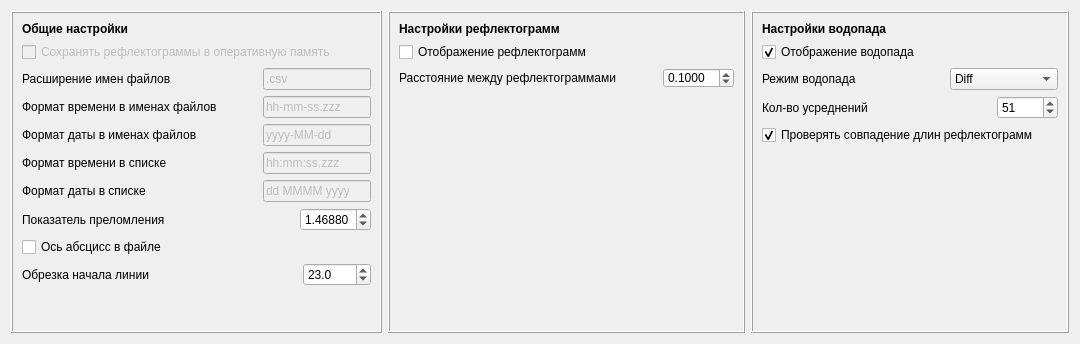
<?xml version="1.0" encoding="UTF-8"?>
<ui version="4.0">
 <class>WaterfallSets</class>
 <widget class="QWidget" name="WaterfallSets">
  <property name="geometry">
   <rect>
    <x>0</x>
    <y>0</y>
    <width>1080</width>
    <height>344</height>
   </rect>
  </property>
  <property name="windowTitle">
   <string>Form</string>
  </property>
  <layout class="QHBoxLayout" name="horizontalLayout">
   <item>
    <widget class="QFrame" name="frame_4">
     <property name="frameShape">
      <enum>QFrame::Box</enum>
     </property>
     <property name="frameShadow">
      <enum>QFrame::Raised</enum>
     </property>
     <layout class="QVBoxLayout" name="verticalLayout_5">
      <item>
       <widget class="QLabel" name="label_6">
        <property name="maximumSize">
         <size>
          <width>16777215</width>
          <height>20</height>
         </size>
        </property>
        <property name="font">
         <font>
          <weight>75</weight>
          <bold>true</bold>
         </font>
        </property>
        <property name="text">
         <string>Общие настройки</string>
        </property>
       </widget>
      </item>
      <item>
       <widget class="QCheckBox" name="save_all_refls_gui">
        <property name="enabled">
         <bool>false</bool>
        </property>
        <property name="toolTip">
         <string>&lt;html&gt;&lt;head/&gt;&lt;body&gt;&lt;p&gt;Во включенном состоянии программа ускоряет вычисления за счёт увеличения объёма оперативной памяти и редкого обращения к файловой системе компьютера.&lt;/p&gt;&lt;p&gt;&lt;span style=&quot; font-weight:600;&quot;&gt;Примечание: &lt;/span&gt;Начинает работу только после выбора новой папки.&lt;/p&gt;&lt;/body&gt;&lt;/html&gt;</string>
        </property>
        <property name="text">
         <string>Сохранять рефлектограммы в оперативную память</string>
        </property>
        <property name="checked">
         <bool>false</bool>
        </property>
       </widget>
      </item>
      <item>
       <layout class="QHBoxLayout" name="horizontalLayout_6">
        <item>
         <widget class="QLabel" name="label_7">
          <property name="maximumSize">
           <size>
            <width>180</width>
            <height>16777215</height>
           </size>
          </property>
          <property name="text">
           <string>Расширение имен файлов</string>
          </property>
         </widget>
        </item>
        <item>
         <spacer name="horizontalSpacer_5">
          <property name="orientation">
           <enum>Qt::Horizontal</enum>
          </property>
          <property name="sizeHint" stdset="0">
           <size>
            <width>40</width>
            <height>20</height>
           </size>
          </property>
         </spacer>
        </item>
        <item>
         <widget class="QLineEdit" name="format_files_gui">
          <property name="enabled">
           <bool>false</bool>
          </property>
          <property name="sizePolicy">
           <sizepolicy hsizetype="Minimum" vsizetype="Fixed">
            <horstretch>0</horstretch>
            <verstretch>0</verstretch>
           </sizepolicy>
          </property>
          <property name="text">
           <string>.csv</string>
          </property>
         </widget>
        </item>
       </layout>
      </item>
      <item>
       <layout class="QHBoxLayout" name="horizontalLayout_7">
        <item>
         <widget class="QLabel" name="label_8">
          <property name="maximumSize">
           <size>
            <width>210</width>
            <height>16777215</height>
           </size>
          </property>
          <property name="text">
           <string>Формат времени в именах файлов</string>
          </property>
         </widget>
        </item>
        <item>
         <spacer name="horizontalSpacer_4">
          <property name="orientation">
           <enum>Qt::Horizontal</enum>
          </property>
          <property name="sizeHint" stdset="0">
           <size>
            <width>40</width>
            <height>20</height>
           </size>
          </property>
         </spacer>
        </item>
        <item>
         <widget class="QLineEdit" name="time_format_file_gui">
          <property name="enabled">
           <bool>false</bool>
          </property>
          <property name="sizePolicy">
           <sizepolicy hsizetype="Minimum" vsizetype="Fixed">
            <horstretch>0</horstretch>
            <verstretch>0</verstretch>
           </sizepolicy>
          </property>
          <property name="text">
           <string>hh-mm-ss.zzz</string>
          </property>
         </widget>
        </item>
       </layout>
      </item>
      <item>
       <layout class="QHBoxLayout" name="horizontalLayout_8">
        <item>
         <widget class="QLabel" name="label_9">
          <property name="maximumSize">
           <size>
            <width>180</width>
            <height>16777215</height>
           </size>
          </property>
          <property name="text">
           <string>Формат даты в именах файлов</string>
          </property>
         </widget>
        </item>
        <item>
         <spacer name="horizontalSpacer">
          <property name="orientation">
           <enum>Qt::Horizontal</enum>
          </property>
          <property name="sizeHint" stdset="0">
           <size>
            <width>40</width>
            <height>20</height>
           </size>
          </property>
         </spacer>
        </item>
        <item>
         <widget class="QLineEdit" name="date_format_file_gui">
          <property name="enabled">
           <bool>false</bool>
          </property>
          <property name="sizePolicy">
           <sizepolicy hsizetype="Minimum" vsizetype="Fixed">
            <horstretch>0</horstretch>
            <verstretch>0</verstretch>
           </sizepolicy>
          </property>
          <property name="text">
           <string>yyyy-MM-dd</string>
          </property>
         </widget>
        </item>
       </layout>
      </item>
      <item>
       <layout class="QHBoxLayout" name="horizontalLayout_9">
        <item>
         <widget class="QLabel" name="label_10">
          <property name="text">
           <string>Формат времени в списке</string>
          </property>
         </widget>
        </item>
        <item>
         <spacer name="horizontalSpacer_2">
          <property name="orientation">
           <enum>Qt::Horizontal</enum>
          </property>
          <property name="sizeHint" stdset="0">
           <size>
            <width>40</width>
            <height>20</height>
           </size>
          </property>
         </spacer>
        </item>
        <item>
         <widget class="QLineEdit" name="time_format_list_gui">
          <property name="enabled">
           <bool>false</bool>
          </property>
          <property name="sizePolicy">
           <sizepolicy hsizetype="Minimum" vsizetype="Fixed">
            <horstretch>0</horstretch>
            <verstretch>0</verstretch>
           </sizepolicy>
          </property>
          <property name="text">
           <string>hh:mm:ss.zzz</string>
          </property>
         </widget>
        </item>
       </layout>
      </item>
      <item>
       <layout class="QHBoxLayout" name="horizontalLayout_10">
        <item>
         <widget class="QLabel" name="label_11">
          <property name="text">
           <string>Формат даты в списке</string>
          </property>
         </widget>
        </item>
        <item>
         <spacer name="horizontalSpacer_3">
          <property name="orientation">
           <enum>Qt::Horizontal</enum>
          </property>
          <property name="sizeHint" stdset="0">
           <size>
            <width>40</width>
            <height>20</height>
           </size>
          </property>
         </spacer>
        </item>
        <item>
         <widget class="QLineEdit" name="date_format_list_gui">
          <property name="enabled">
           <bool>false</bool>
          </property>
          <property name="sizePolicy">
           <sizepolicy hsizetype="Minimum" vsizetype="Fixed">
            <horstretch>0</horstretch>
            <verstretch>0</verstretch>
           </sizepolicy>
          </property>
          <property name="text">
           <string>dd MMMM yyyy</string>
          </property>
         </widget>
        </item>
       </layout>
      </item>
      <item>
       <layout class="QHBoxLayout" name="horizontalLayout_12">
        <item>
         <widget class="QLabel" name="label_14">
          <property name="text">
           <string>Показатель преломления</string>
          </property>
         </widget>
        </item>
        <item>
         <spacer name="horizontalSpacer_11">
          <property name="orientation">
           <enum>Qt::Horizontal</enum>
          </property>
          <property name="sizeHint" stdset="0">
           <size>
            <width>40</width>
            <height>20</height>
           </size>
          </property>
         </spacer>
        </item>
        <item>
         <widget class="QDoubleSpinBox" name="N_g_gui">
          <property name="sizePolicy">
           <sizepolicy hsizetype="Minimum" vsizetype="Fixed">
            <horstretch>0</horstretch>
            <verstretch>0</verstretch>
           </sizepolicy>
          </property>
          <property name="decimals">
           <number>5</number>
          </property>
          <property name="minimum">
           <double>1.000000000000000</double>
          </property>
          <property name="maximum">
           <double>2.000000000000000</double>
          </property>
          <property name="singleStep">
           <double>0.000100000000000</double>
          </property>
          <property name="value">
           <double>1.468800000000000</double>
          </property>
         </widget>
        </item>
       </layout>
      </item>
      <item>
       <layout class="QHBoxLayout" name="horizontalLayout_4">
        <item>
         <widget class="QCheckBox" name="x_axis_in_file_gui">
          <property name="toolTip">
           <string>&lt;html&gt;&lt;head/&gt;&lt;body&gt;&lt;p&gt;Сделать активным, если в файлах первый столбец — это координаты точек на оси Ox&lt;/p&gt;&lt;/body&gt;&lt;/html&gt;</string>
          </property>
          <property name="text">
           <string>Ось абсцисс в файле</string>
          </property>
         </widget>
        </item>
       </layout>
      </item>
      <item>
       <layout class="QHBoxLayout" name="horizontalLayout_11">
        <item>
         <widget class="QLabel" name="label_13">
          <property name="text">
           <string>Обрезка начала линии</string>
          </property>
         </widget>
        </item>
        <item>
         <spacer name="horizontalSpacer_10">
          <property name="orientation">
           <enum>Qt::Horizontal</enum>
          </property>
          <property name="sizeHint" stdset="0">
           <size>
            <width>40</width>
            <height>20</height>
           </size>
          </property>
         </spacer>
        </item>
        <item>
         <widget class="QDoubleSpinBox" name="delay_gui">
          <property name="decimals">
           <number>1</number>
          </property>
          <property name="minimum">
           <double>-1000.000000000000000</double>
          </property>
          <property name="maximum">
           <double>1000.000000000000000</double>
          </property>
          <property name="singleStep">
           <double>0.100000000000000</double>
          </property>
          <property name="value">
           <double>23.000000000000000</double>
          </property>
         </widget>
        </item>
       </layout>
      </item>
      <item>
       <spacer name="verticalSpacer">
        <property name="orientation">
         <enum>Qt::Vertical</enum>
        </property>
        <property name="sizeHint" stdset="0">
         <size>
          <width>20</width>
          <height>40</height>
         </size>
        </property>
       </spacer>
      </item>
     </layout>
    </widget>
   </item>
   <item>
    <widget class="QFrame" name="frame_2">
     <property name="frameShape">
      <enum>QFrame::Box</enum>
     </property>
     <property name="frameShadow">
      <enum>QFrame::Raised</enum>
     </property>
     <layout class="QVBoxLayout" name="verticalLayout_2">
      <item>
       <widget class="QLabel" name="label_3">
        <property name="maximumSize">
         <size>
          <width>16777215</width>
          <height>20</height>
         </size>
        </property>
        <property name="font">
         <font>
          <weight>75</weight>
          <bold>true</bold>
         </font>
        </property>
        <property name="text">
         <string>Настройки рефлектограмм</string>
        </property>
       </widget>
      </item>
      <item>
       <widget class="QCheckBox" name="show_relfs_gui">
        <property name="toolTip">
         <string>&lt;html&gt;&lt;head/&gt;&lt;body&gt;&lt;p&gt;Отображение рефлектограмм.&lt;/p&gt;&lt;p&gt;&lt;span style=&quot; font-weight:600;&quot;&gt;Примечание. &lt;/span&gt;Не рекомендуется использовать при построении большого числа файлов&lt;/p&gt;&lt;/body&gt;&lt;/html&gt;</string>
        </property>
        <property name="text">
         <string>Отображение рефлектограмм</string>
        </property>
        <property name="checked">
         <bool>false</bool>
        </property>
       </widget>
      </item>
      <item>
       <layout class="QHBoxLayout" name="horizontalLayout_5">
        <item>
         <widget class="QLabel" name="label_4">
          <property name="maximumSize">
           <size>
            <width>16777215</width>
            <height>20</height>
           </size>
          </property>
          <property name="toolTip">
           <string>Вертикальное расстояние между рефлектограмма для удобства отображения</string>
          </property>
          <property name="text">
           <string>Расстояние между рефлектограммами</string>
          </property>
         </widget>
        </item>
        <item>
         <spacer name="horizontalSpacer_8">
          <property name="orientation">
           <enum>Qt::Horizontal</enum>
          </property>
          <property name="sizeHint" stdset="0">
           <size>
            <width>40</width>
            <height>20</height>
           </size>
          </property>
         </spacer>
        </item>
        <item>
         <widget class="QDoubleSpinBox" name="len_between_refls_gui">
          <property name="maximumSize">
           <size>
            <width>16777215</width>
            <height>20</height>
           </size>
          </property>
          <property name="suffix">
           <string/>
          </property>
          <property name="decimals">
           <number>4</number>
          </property>
          <property name="singleStep">
           <double>0.010000000000000</double>
          </property>
          <property name="value">
           <double>0.100000000000000</double>
          </property>
         </widget>
        </item>
       </layout>
      </item>
      <item>
       <spacer name="verticalSpacer_3">
        <property name="orientation">
         <enum>Qt::Vertical</enum>
        </property>
        <property name="sizeHint" stdset="0">
         <size>
          <width>20</width>
          <height>40</height>
         </size>
        </property>
       </spacer>
      </item>
     </layout>
    </widget>
   </item>
   <item>
    <widget class="QFrame" name="frame_3">
     <property name="frameShape">
      <enum>QFrame::Box</enum>
     </property>
     <property name="frameShadow">
      <enum>QFrame::Raised</enum>
     </property>
     <layout class="QVBoxLayout" name="verticalLayout_3">
      <item>
       <widget class="QLabel" name="label_5">
        <property name="maximumSize">
         <size>
          <width>16777215</width>
          <height>20</height>
         </size>
        </property>
        <property name="font">
         <font>
          <weight>75</weight>
          <bold>true</bold>
         </font>
        </property>
        <property name="text">
         <string>Настройки водопада</string>
        </property>
       </widget>
      </item>
      <item>
       <widget class="QCheckBox" name="show_waterfall_gui">
        <property name="text">
         <string>Отображение водопада</string>
        </property>
        <property name="checked">
         <bool>true</bool>
        </property>
       </widget>
      </item>
      <item>
       <layout class="QHBoxLayout" name="horizontalLayout_3">
        <item>
         <widget class="QLabel" name="label">
          <property name="toolTip">
           <string>&lt;html&gt;&lt;head/&gt;&lt;body&gt;&lt;p&gt;Метод расчёта матрицы водопада&lt;/p&gt;&lt;p&gt;&lt;span style=&quot; font-weight:600;&quot;&gt;Average:&lt;/span&gt; Вычисляется среднее значение в каждой точке волокна по всем файлам. Затем из этого значения вычитается значение в точке в момент времени (для кжадой точки волокна).&lt;/p&gt;&lt;p&gt;&lt;span style=&quot; font-weight:600;&quot;&gt;Diff:&lt;/span&gt; Для соседних моментов времени t&lt;span style=&quot; vertical-align:sub;&quot;&gt;1&lt;/span&gt; и t&lt;span style=&quot; vertical-align:sub;&quot;&gt;2&lt;/span&gt; (t&lt;span style=&quot; vertical-align:sub;&quot;&gt;1 &lt;/span&gt;&amp;lt; t&lt;span style=&quot; vertical-align:sub;&quot;&gt;2&lt;/span&gt;) вычисляется разница значений в каждой точке волокна.&lt;/p&gt;&lt;p&gt;&lt;span style=&quot; font-weight:600;&quot;&gt;SlopeAverage: &lt;/span&gt;Общий случай для режима Average: вычисляется скользящее среднее по 51 соседним рефлеткограммам (число рефлектограмм можно выбрать ниже), а затем из этого числа вычитается значение рефлектограммы в точке.&lt;/p&gt;&lt;/body&gt;&lt;/html&gt;</string>
          </property>
          <property name="text">
           <string>Режим водопада</string>
          </property>
         </widget>
        </item>
        <item>
         <spacer name="horizontalSpacer_7">
          <property name="orientation">
           <enum>Qt::Horizontal</enum>
          </property>
          <property name="sizeHint" stdset="0">
           <size>
            <width>40</width>
            <height>20</height>
           </size>
          </property>
         </spacer>
        </item>
        <item>
         <widget class="QComboBox" name="waterfall_mode_gui">
          <property name="currentText">
           <string>Diff</string>
          </property>
          <item>
           <property name="text">
            <string>Diff</string>
           </property>
          </item>
          <item>
           <property name="text">
            <string>Average</string>
           </property>
          </item>
          <item>
           <property name="text">
            <string>SlopeAverage</string>
           </property>
          </item>
         </widget>
        </item>
       </layout>
      </item>
      <item>
       <layout class="QHBoxLayout" name="horizontalLayout_2">
        <item>
         <widget class="QLabel" name="label_2">
          <property name="toolTip">
           <string>&lt;html&gt;&lt;head/&gt;&lt;body&gt;&lt;p&gt;Количество усреднений рефлектограмм&lt;/p&gt;&lt;p&gt;&lt;span style=&quot; font-weight:600;&quot;&gt;Примечание: &lt;/span&gt;Только для режима водопада SlopeAverage&lt;/p&gt;&lt;/body&gt;&lt;/html&gt;</string>
          </property>
          <property name="text">
           <string>Кол-во усреднений</string>
          </property>
         </widget>
        </item>
        <item>
         <spacer name="horizontalSpacer_6">
          <property name="orientation">
           <enum>Qt::Horizontal</enum>
          </property>
          <property name="sizeHint" stdset="0">
           <size>
            <width>40</width>
            <height>20</height>
           </size>
          </property>
         </spacer>
        </item>
        <item>
         <widget class="QSpinBox" name="average_number_gui">
          <property name="alignment">
           <set>Qt::AlignLeading|Qt::AlignLeft|Qt::AlignVCenter</set>
          </property>
          <property name="maximum">
           <number>10000</number>
          </property>
          <property name="value">
           <number>51</number>
          </property>
         </widget>
        </item>
       </layout>
      </item>
      <item>
       <layout class="QHBoxLayout" name="horizontalLayout_13">
        <item>
         <widget class="QCheckBox" name="check_len_refls_gui">
          <property name="toolTip">
           <string>&lt;html&gt;&lt;head/&gt;&lt;body&gt;&lt;p&gt;Включение/выключение проверки длин рефлектограмм перед построением матрицы для водопада. При выключении позволяет ускорить построение водопада.&lt;/p&gt;&lt;p&gt;&lt;br/&gt;&lt;/p&gt;&lt;p&gt;&lt;span style=&quot; font-weight:600;&quot;&gt;Внимание: &lt;/span&gt;Отключение данной настройки может привести к аварийному завершению программы.&lt;/p&gt;&lt;/body&gt;&lt;/html&gt;</string>
          </property>
          <property name="text">
           <string>Проверять совпадение длин рефлектограмм</string>
          </property>
          <property name="checked">
           <bool>true</bool>
          </property>
         </widget>
        </item>
       </layout>
      </item>
      <item>
       <spacer name="verticalSpacer_2">
        <property name="orientation">
         <enum>Qt::Vertical</enum>
        </property>
        <property name="sizeHint" stdset="0">
         <size>
          <width>20</width>
          <height>40</height>
         </size>
        </property>
       </spacer>
      </item>
     </layout>
    </widget>
   </item>
  </layout>
 </widget>
 <resources/>
 <connections/>
</ui>
